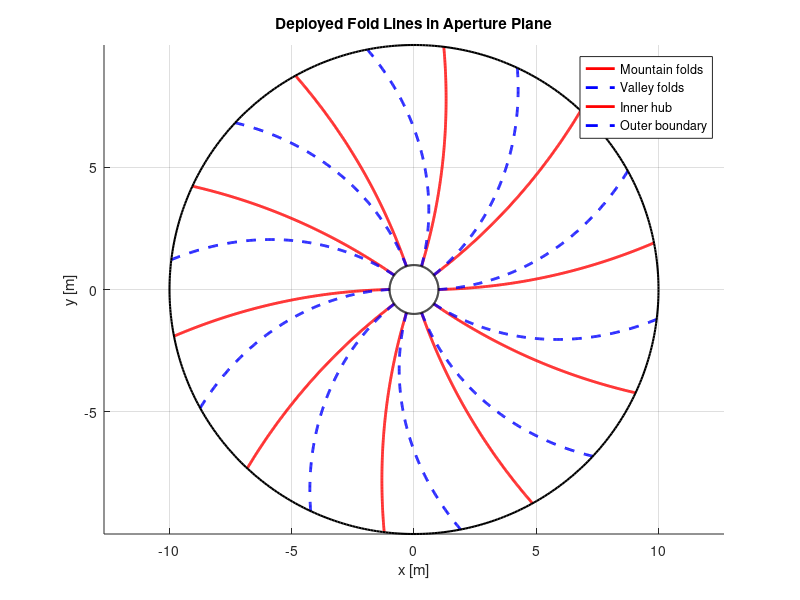
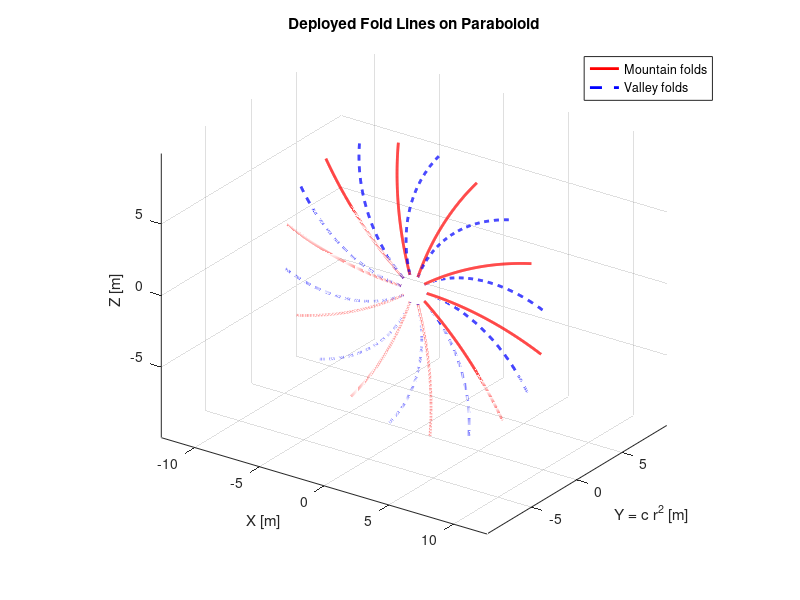

These charts were generated, in order, by the following MATLAB code:
%% Generate deployed mountain/valley fold spirals on a paraboloid
clear; clc; close all;

%% Parameters
N = 10;                 % number of fold pairs
beta = 2*pi/N;          % sector angle [rad]

Rout = 10;              % outer radius [m]
Rin = Rout*0.1;         % inner hub radius [m]
f = 1000; 
c = 1/(4*f);            % paraboloid coefficient z = c r^2

nPts = 300;
r = linspace(Rin, Rout, nPts);

%% Fold parameters
curvatureSweep = deg2rad(20);   % shared curvature of both folds
gapOuter = 0.5*beta;           % M/V separation at outer radius

%% Storage
mountainLines = cell(N,1);
valleyLines   = cell(N,1);

figure; hold on; grid on; axis equal;
title('Deployed Fold Lines in Aperture Plane');
xlabel('x [m]');
ylabel('y [m]');

for i = 0:N-1

    theta0 = i*beta;

    %% Normalized radial coordinate
    s = (r - Rin)/(Rout - Rin);

    %% -------------------------------
    % Simple same-curvature parametrization
    %% -------------------------------
    theta_mountain = theta0 - 0.5*gapOuter*s + curvatureSweep*s;
    theta_valley   = theta0 + 0.5*gapOuter*s + curvatureSweep*s;

    %% Mountain fold
    x_mountain = r .* cos(theta_mountain);
    y_mountain = r .* sin(theta_mountain);

    X_mountain = -x_mountain;
    Y_mountain = c*(x_mountain.^2 + y_mountain.^2);
    Z_mountain = y_mountain;

    mountainLines{i+1} = [X_mountain(:), Y_mountain(:), Z_mountain(:)];

    %% Valley fold
    x_valley = r .* cos(theta_valley);
    y_valley = r .* sin(theta_valley);

    X_valley = -x_valley;
    Y_valley = c*(x_valley.^2 + y_valley.^2);
    Z_valley = y_valley;

    valleyLines{i+1} = [X_valley(:), Y_valley(:), Z_valley(:)];

    %% Plot aperture-plane view
    plot(x_mountain, y_mountain, 'r-', 'LineWidth', 2);
    plot(x_valley, y_valley, 'b--', 'LineWidth', 2);
end

% Plot inner hub and outer boundary
th = linspace(0, 2*pi, 500);
plot(Rin*cos(th), Rin*sin(th), 'k-', 'LineWidth', 1.5);
plot(Rout*cos(th), Rout*sin(th), 'k-', 'LineWidth', 1.5);

legend('Mountain folds', 'Valley folds', ...
    'Inner hub', 'Outer boundary');

%% Plot 3D deployed fold lines on paraboloid
figure; hold on; grid on; axis equal;
title('Deployed Fold Lines on Paraboloid');
xlabel('X [m]');
ylabel('Y = c r^2 [m]');
zlabel('Z [m]');

for i = 1:N
    mountain = mountainLines{i};
    valley   = valleyLines{i};

    plot3(mountain(:,1), mountain(:,2), mountain(:,3), ...
        'r-', 'LineWidth', 2);

    plot3(valley(:,1), valley(:,2), valley(:,3), ...
        'b--', 'LineWidth', 2);
end

view(35, 25);
legend('Mountain folds', 'Valley folds');
